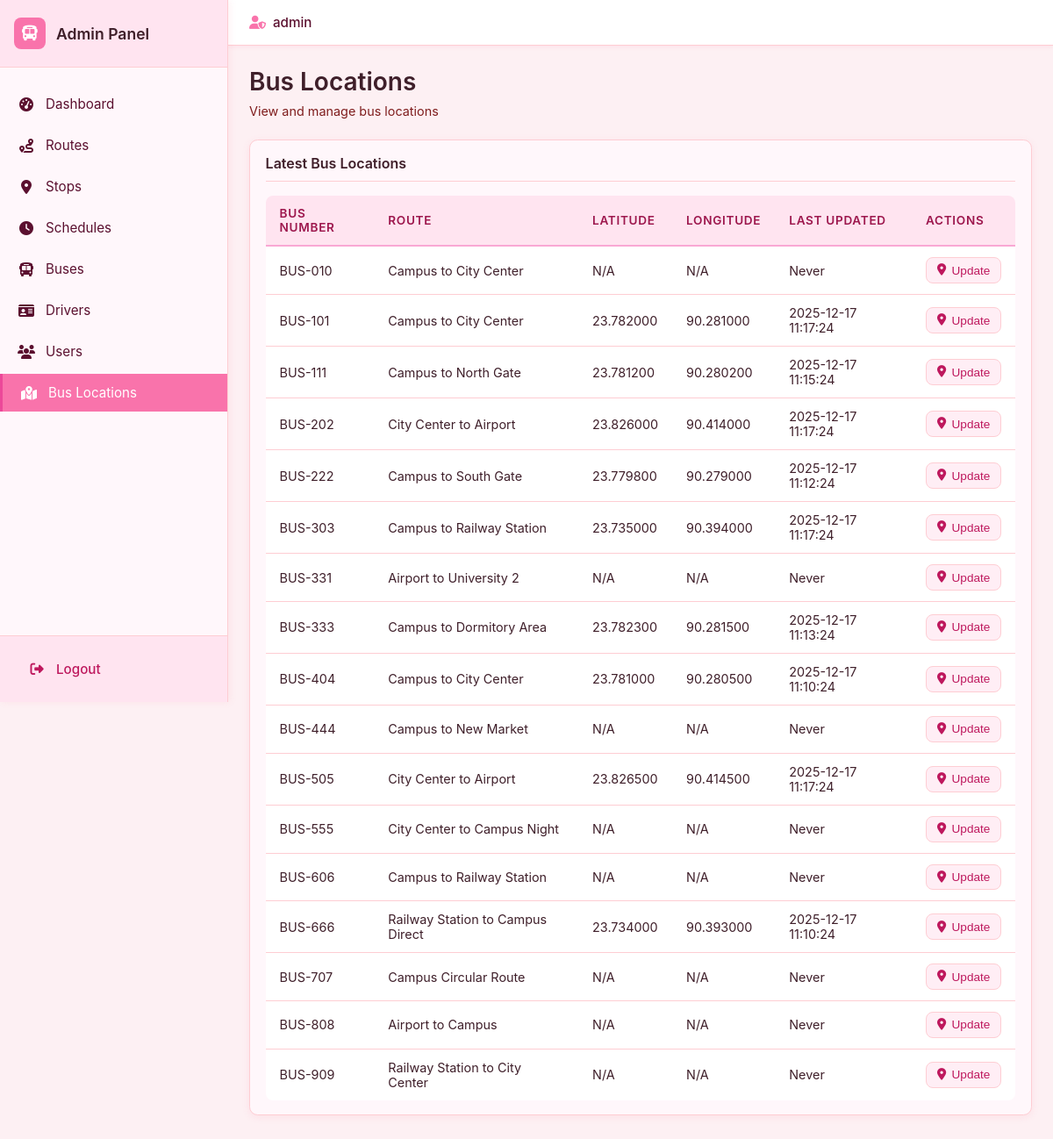
Page /admin/locations/index.php (signed in) on the committed database.
### tables this page shows
CREATE TABLE `bus` (
  `bus_id` int(11) NOT NULL,
  `bus_num` varchar(50) NOT NULL,
  `capacity` int(11) NOT NULL,
  `route_id` int(11) NOT NULL,
  `schedule_id` int(11) NOT NULL
);

CREATE TABLE `route` (
  `route_id` int(11) NOT NULL,
  `route_name` varchar(100) NOT NULL
);

### admin/locations/index.php (the view, shortened to what this page needs)
<?php
include __DIR__ . "/../../includes/db.php";
include __DIR__ . "/../../includes/admin_header.php";
$bus_locations = [];
$sql = "
    SELECT
        b.bus_id,
        b.bus_num,
        r.route_name,
        bl.location_lat,
        bl.location_lng,
        bl.timestamps
    FROM bus b
    JOIN route r ON r.route_id = b.route_id
    LEFT JOIN (
        SELECT bl1.*
        FROM bus_location bl1
        INNER JOIN (
            SELECT bus_id, MAX(timestamps) as max_time
            FROM bus_location
            GROUP BY bus_id
        ) bl2 ON bl1.bus_id = bl2.bus_id AND bl1.timestamps = bl2.max_time
    ) bl ON bl.bus_id = b.bus_id
    ORDER BY b.bus_num ASC
";
if ($result = mysqli_query($conn, $sql)) {
    while ($row = mysqli_fetch_assoc($result)) {
        $bus_locations[] = $row;
    }
}
?>
<div class="admin-page-header">
    <h1 class="admin-page-title">Bus Locations</h1>
    <p class="admin-page-subtitle">View and manage bus locations</p>
</div>
<div class="admin-card">
    <div class="admin-card-header">
        <h2 class="admin-card-title">Latest Bus Locations</h2>
    </div>
    <?php if (!empty($bus_locations)): ?>
        <div class="admin-table-wrapper">
            <table class="admin-table">
                <thead>
                    <tr>
                        <th>Bus Number</th>
                        <th>Route</th>
                        <th>Latitude</th>
                        <th>Longitude</th>
                        <th>Last Updated</th>
                        <th>Actions</th>
                    </tr>
                </thead>
                <tbody>
                    <?php foreach ($bus_locations as $location): ?>
                        <tr>
                            <td><?php echo htmlspecialchars($location['bus_num']); ?></td>
                            <td><?php echo htmlspecialchars($location['route_name']); ?></td>
                            <td><?php echo $location['location_lat'] ? htmlspecialchars($location['location_lat']) : 'N/A'; ?></td>
                            <td><?php echo $location['location_lng'] ? htmlspecialchars($location['location_lng']) : 'N/A'; ?></td>
                            <td><?php echo $location['timestamps'] ? date('Y-m-d H:i:s', strtotime($location['timestamps'])) : 'Never'; ?></td>
                            <td>
                                <?php if ($location['bus_id']): ?>
                                    <button
                                        type="button"
                                        class="admin-btn admin-btn-secondary admin-btn-sm"
                                        onclick="showUpdateForm(<?php echo $location['bus_id']; ?>, '<?php echo htmlspecialchars($location['bus_num']); ?>', <?php echo $location['location_lat'] ? $location['location_lat'] : 0; ?>, <?php echo $location['location_lng'] ? $location['location_lng'] : 0; ?>)"
                                    >
                                        <i class="fa-solid fa-map-marker-alt"></i> Update
                                    </button>
                                <?php endif; ?>
                            </td>
                        </tr>
                    <?php endforeach; ?>
                </tbody>
            </table>
        </div>
    <?php endif; ?>
</div>
<?php include __DIR__ . "/../../includes/admin_footer.php"; ?>

### assets/css/style.css (style rules this page uses)
*, *::before, *::after { box-sizing: border-box; margin: 0; padding: 0; }
body { font-family: -apple-system, BlinkMacSystemFont, "Segoe UI", Arial, sans-serif; background: #ffeef5; color: #3f1f2a; min-height: 100vh; }

### assets/css/admin.css (style rules this page uses)
.admin-body { margin: 0; padding: 0; font-family: -apple-system, BlinkMacSystemFont, 'Segoe UI', Roboto, 'Helvetica Neue', Arial, sans-serif; background: #fdf0f3; color: #3f1f2a; }
.admin-page-header { margin-bottom: 1.5rem; }
.admin-page-title { font-size: 1.75rem; font-weight: 600; color: #3f1f2a; margin: 0 0 0.5rem 0; }
.admin-page-subtitle { font-size: 0.9rem; color: #7f1d1d; margin: 0; }
.admin-card { background: #fff7fb; border-radius: 0.6rem; padding: 1rem 1.1rem; border: 1px solid #fecdd3; box-shadow: 0 2px 8px rgba(248, 113, 150, 0.12); margin-bottom: 1.25rem; }
.admin-card-header { display: flex; align-items: center; justify-content: space-between; margin-bottom: 0.85rem; padding-bottom: 0.65rem; border-bottom: 1px solid #fecdd3; }
.admin-card-title { font-size: 1rem; font-weight: 600; color: #3f1f2a; margin: 0; }
.admin-table-wrapper { overflow-x: auto; margin-top: 1rem; }
.admin-table { width: 100%; border-collapse: collapse; background: #ffffff; border-radius: 0.5rem; overflow: hidden; }
.admin-table thead { background: #ffe4f0; }
.admin-table th { padding: 0.75rem 1rem; text-align: left; font-weight: 600; font-size: 0.85rem; color: #9d174d; text-transform: uppercase; letter-spacing: 0.05em; border-bottom: 2px solid #f9a8d4; }
.admin-table td { padding: 0.75rem 1rem; border-bottom: 1px solid #fecdd3; color: #3f1f2a; font-size: 0.9rem; }
.admin-table tbody tr:last-child td { border-bottom: none; }
.admin-btn { display: inline-flex; align-items: center; gap: 0.4rem; padding: 0.5rem 1rem; border-radius: 0.5rem; border: none; font-size: 0.9rem; font-weight: 500; cursor: pointer; text-decoration: none; transition: all 0.2s ease; }
.admin-btn-secondary { background: #ffeef5; color: #be185d; border: 1px solid #fecdd3; }
.admin-btn-sm { padding: 0.4rem 0.75rem; font-size: 0.85rem; }

### rows in the picture
bus: bus_num "BUS-010", route.route_name "Campus to City Center", shows "N/A", shows "Never"
bus: bus_num "BUS-101", route.route_name "Campus to City Center", location_lat "23.782000", location_lng "90.281000", timestamps "2025-12-17 11:17:24"
bus: bus_num "BUS-111", route.route_name "Campus to North Gate", location_lat "23.781200", location_lng "90.280200", timestamps "2025-12-17 11:15:24"
bus: bus_num "BUS-202", route.route_name "City Center to Airport", location_lat "23.826000", location_lng "90.414000", timestamps "2025-12-17 11:17:24"
bus: bus_num "BUS-222", route.route_name "Campus to South Gate", location_lat "23.779800", location_lng "90.279000", timestamps "2025-12-17 11:12:24"
bus: bus_num "BUS-303", route.route_name "Campus to Railway Station", location_lat "23.735000", location_lng "90.394000", timestamps "2025-12-17 11:17:24"
bus: bus_num "BUS-331", route.route_name "Airport to University 2", shows "N/A", shows "Never"
bus: bus_num "BUS-333", route.route_name "Campus to Dormitory Area", location_lat "23.782300", location_lng "90.281500", timestamps "2025-12-17 11:13:24"
bus: bus_num "BUS-404", route.route_name "Campus to City Center", location_lat "23.781000", location_lng "90.280500", timestamps "2025-12-17 11:10:24"
bus: bus_num "BUS-444", route.route_name "Campus to New Market", shows "N/A", shows "Never"
bus: bus_num "BUS-505", route.route_name "City Center to Airport", location_lat "23.826500", location_lng "90.414500", timestamps "2025-12-17 11:17:24"
bus: bus_num "BUS-555", route.route_name "City Center to Campus Night", shows "N/A", shows "Never"
bus: bus_num "BUS-606", route.route_name "Campus to Railway Station", shows "N/A", shows "Never"
bus: bus_num "BUS-666", route.route_name "Railway Station to Campus Direct", location_lat "23.734000", location_lng "90.393000", timestamps "2025-12-17 11:10:24"
bus: bus_num "BUS-707", route.route_name "Campus Circular Route", shows "N/A", shows "Never"
bus: bus_num "BUS-808", route.route_name "Airport to Campus", shows "N/A", shows "Never"
bus: bus_num "BUS-909", route.route_name "Railway Station to City Center", shows "N/A", shows "Never"

### other values in the picture
$_SESSION['admin_username'] "admin"
